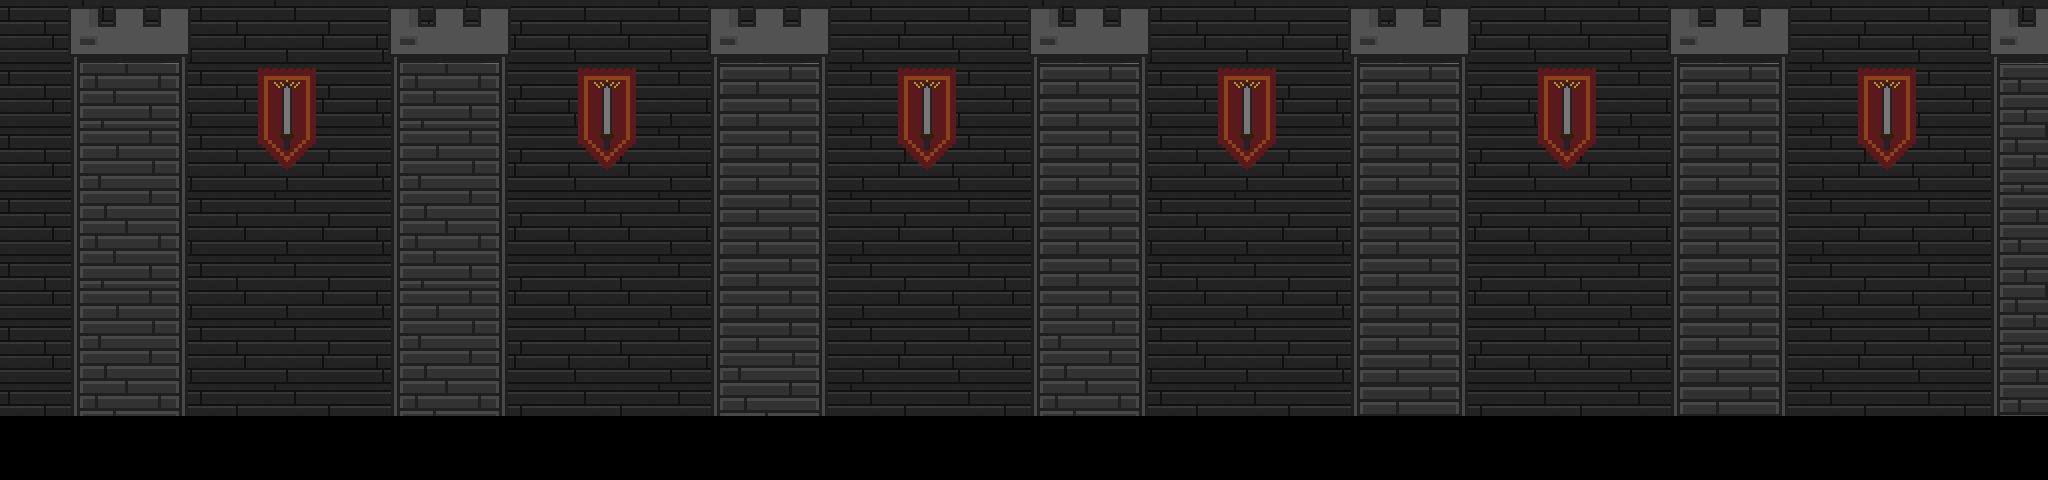

This game map was drawn from its Tiled (.tmx) file and the tilesets committed beside it. A one-line description and the trimmed map source follow:
An orthogonal 64x15 tile map with 32x32 px tiles, 2 tile layers (Tile Layer 1, Tile Layer 6), 3 hidden layers not drawn, 12 tilesets.

<map version="1.5" tiledversion="1.7.1" orientation="orthogonal" renderorder="right-down" width="64" height="15" tilewidth="32" tileheight="32" infinite="0" nextlayerid="11" nextobjectid="1">
 <tileset firstgid="1" name="พื้นหิน2" tilewidth="32" tileheight="32" tilecount="12" columns="6">
  <image source="พื้นหิน2.png" width="192" height="64" />
 </tileset>
 <tileset firstgid="13" name="พื้นพรม 1" tilewidth="32" tileheight="32" tilecount="12" columns="6">
  <image source="พื้นพรม 1.png" width="192" height="64" />
 </tileset>
 <tileset firstgid="25" name="เสา2" tilewidth="32" tileheight="32" tilecount="54" columns="6">
  <image source="เสา2.png" width="192" height="288" />
 </tileset>
 <tileset firstgid="79" name="หลายกล่อง1" tilewidth="32" tileheight="32" tilecount="25" columns="5">
  <image source="หลายกล่อง1.png" width="160" height="160" />
 </tileset>
 <tileset firstgid="104" name="Weapon" tilewidth="32" tileheight="32" tilecount="64" columns="8">
  <image source="Weapon.png" width="256" height="256" />
 </tileset>
 <tileset firstgid="168" name="บัลไม่บังแต่บัลลังก์นะจ๊ะ" tilewidth="32" tileheight="32" tilecount="36" columns="6">
  <image source="บัลไม่บังแต่บัลลังก์นะจ๊ะ.png" width="192" height="192" />
 </tileset>
 <tileset firstgid="204" name="ถุงขี้2" tilewidth="32" tileheight="32" tilecount="9" columns="3">
  <image source="ถุงขี้2.png" width="96" height="96" />
 </tileset>
 <tileset firstgid="213" name="ถุงขี้1" tilewidth="32" tileheight="32" tilecount="25" columns="5">
  <image source="ถุงขี้1.png" width="160" height="160" />
 </tileset>
 <tileset firstgid="238" name="กล่อง1" tilewidth="32" tileheight="32" tilecount="25" columns="5">
  <image source="กล่อง1.png" width="160" height="160" />
 </tileset>
 <tileset firstgid="263" name="กรง" tilewidth="32" tileheight="32" tilecount="25" columns="5">
  <image source="กรง.png" width="160" height="160" />
 </tileset>
 <tileset firstgid="288" name="ธงนะแจ๊ะ" tilewidth="32" tileheight="32" tilecount="16" columns="4">
  <image source="ธงนะแจ๊ะ.png" width="128" height="128" />
 </tileset>
 <tileset firstgid="304" name="เสา" tilewidth="32" tileheight="32" tilecount="108" columns="6">
  <image source="เสา.png" width="192" height="576" />
 </tileset>
 <layer id="1" name="Tile Layer 1" width="64" height="15">
  <data>[960 cells, 832 non-empty, 12 distinct tile ids]</data>
 </layer>
 <layer id="10" name="Tile Layer 6" width="64" height="15">
  <data>[960 cells, 434 non-empty, 44 distinct tile ids]</data>
 </layer>
 <layer id="2" name="Tile Layer 2" width="64" height="15" visible="0">
  <data>[960 cells, 128 non-empty, 12 distinct tile ids]</data>
 </layer>
 <layer id="5" name="Tile Layer 5" width="64" height="15" visible="0" offsetx="-91.3333" offsety="-1.33333">
  <data>[960 cells, 96 non-empty, 48 distinct tile ids]</data>
 </layer>
 <layer id="6" name="Tile Layer 6" width="64" height="15" visible="0">
  <data>[960 cells, 66 non-empty, 61 distinct tile ids]</data>
 </layer>
</map>